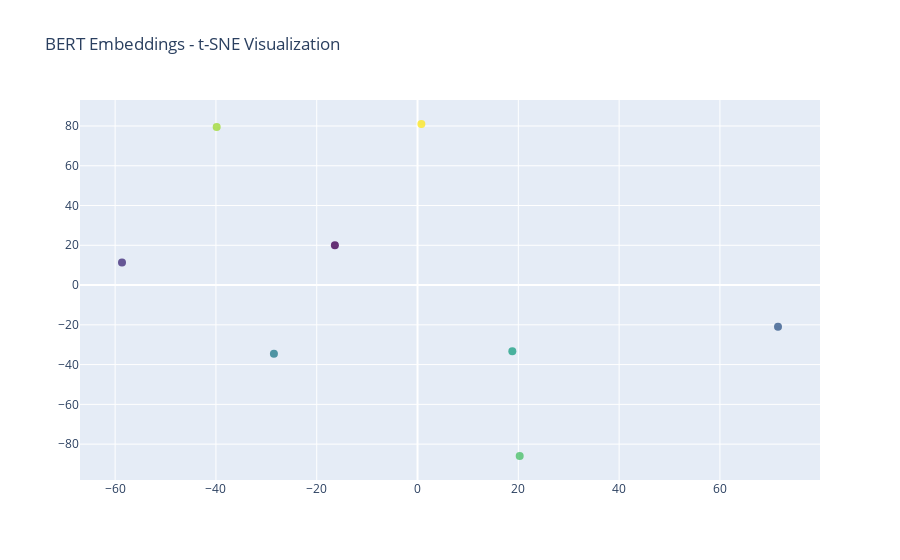

Notebook code for this chart:
### Code cell
# Create an interactive 3D scatter plot using Plotly
fig = go.Figure(data=go.Scatter(
    x=tsne_embeddings_2d[:, 0],
    y=tsne_embeddings_2d[:, 1],
    mode='markers',
    text=filtered_words,
    marker=dict(
        size=8,
        color=np.arange(len(words)),
        colorscale='Viridis',
        opacity=0.8
    )
))

# Set plot layout
fig.update_layout(
    title="BERT Embeddings - t-SNE Visualization",
    scene=dict(
    )
)

# Show the interactive plot
fig.show()

### Figure 1 — Plotly figure (JSON) as saved in the notebook; plotly's stock layout.template omitted (floating-point values rounded to 4 significant figures)
{"data": [{"marker": {"color": [0, 1, 2, 3, 4, 5, 6, 7], "colorscale": [[0, "#440154"], [0.1111, "#482878"], [0.2222, "#3e4989"], [0.3333, "#31688e"], [0.4444, "#26828e"], [0.5556, "#1f9e89"], [0.6667, "#35b779"], [0.7778, "#6ece58"], [0.8889, "#b5de2b"], [1, "#fde725"]], "opacity": 0.8, "size": 8}, "mode": "markers", "text": ["doctor", "nurse", "engineer", "teacher", "musician", "artist", "He", "She"], "type": "scatter", "x": [-16.4, -58.64, 71.53, -28.5, 18.81, 20.28, -39.85, 0.7604], "y": [20.0, 11.37, -21.03, -34.5, -33.34, -85.97, 79.44, 81.0]}], "layout": {"title": {"text": "BERT Embeddings - t-SNE Visualization"}}}
